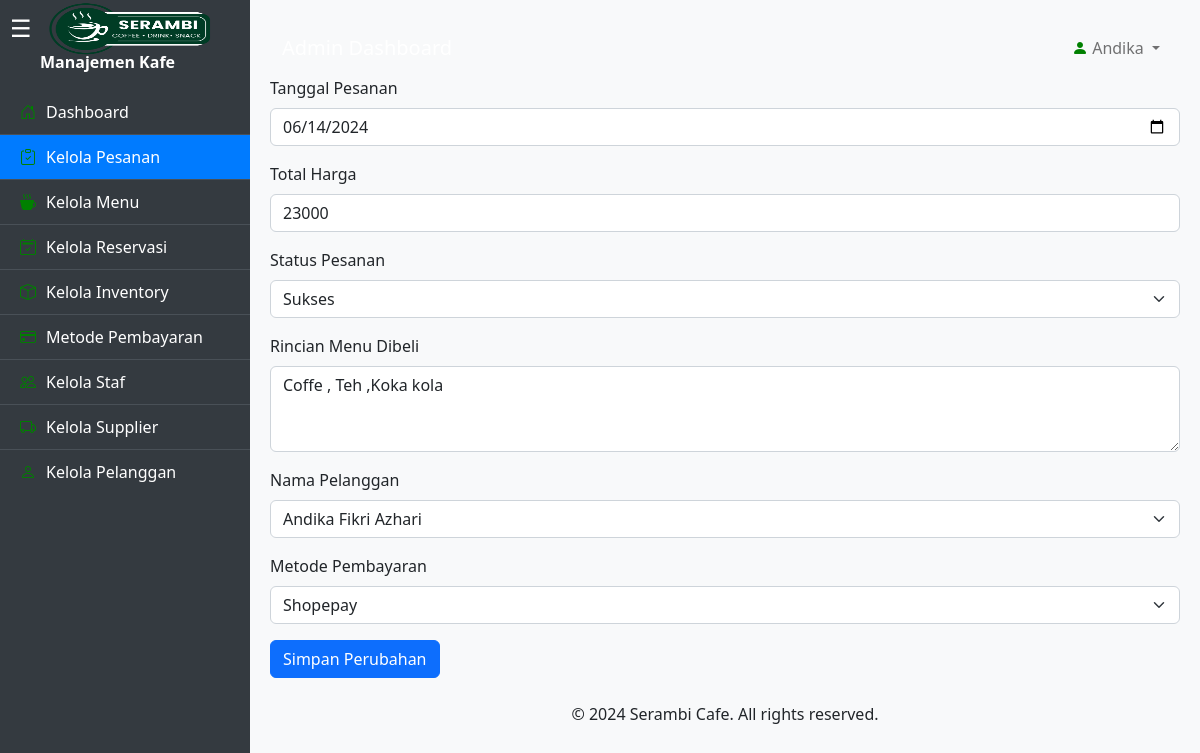
Page /manajemenkafe/editpesanan.php?id=3 (signed in) on the committed database.
### tables this page shows
CREATE TABLE `orders` (
  `order_id` int(11) NOT NULL,
  `tanggal_pesanan` date DEFAULT NULL,
  `total_harga` decimal(10,0) DEFAULT NULL,
  `status_pesanan` varchar(50) DEFAULT NULL,
  `menudibeli` varchar(1255) DEFAULT NULL,
  `customer_id` int(11) DEFAULT NULL,
  `id_metode` int(11) DEFAULT NULL
);

### manajemenkafe/editpesanan.php (the view, shortened to what this page needs)
<?php
include 'session.php';
if (isset($_GET['id'])) {
    $order_id = $_GET['id'];
    $query = "SELECT orders.*, customers.nama_pelanggan, metodepembayaran.nama_metode
    FROM orders
    JOIN customers ON orders.customer_id = customers.customer_id
    JOIN metodepembayaran ON orders.id_metode = metodepembayaran.id_metode
    WHERE orders.order_id = $order_id";
    $result = mysqli_query($conn, $query);
    $row = mysqli_fetch_assoc($result);
} else {
    echo "<script>alert('No menu ID specified.'); window.location.href = 'kelolamenu.php';</script>";
    exit();
}
?>
<!DOCTYPE html>
<html lang="en">
<head>
    <link href="https://cdn.jsdelivr.net/npm/bootstrap@5.2.3/dist/css/bootstrap.min.css" rel="stylesheet">
    <link rel="stylesheet" href="https://cdn.jsdelivr.net/npm/bootstrap-icons@1.11.3/font/bootstrap-icons.min.css">
</head>
<body>
    <div class="sidebar" id="sidebar" style="animation: slideIn 0.5s forwards;">
        <span class="hamburger" id="sidebarToggle">&#9776;</span>
        <img src="img/khazanah.png" style="width:200px;height:140px; position:absolute; margin-top:-95px; margin-left:30px;">
        <p style="color:white ;position:relative;font-weight:bold; margin-left:40px; ">Manajemen Kafe</p>
        <ul>
            <li>
                <a href="dashboard.php">
                    <i class="bi bi-house-door icon" style="color: green;"></i>Dashboard
                </a>
            </li>
            <li class="active">
                <a href="kelolapesanan.php">
                    <i class="bi bi-clipboard-check icon" style="color: green;"></i>Kelola Pesanan
                </a>
            </li>
            <li >
                <a href="kelolamenu.php">
                    <i class="bi bi-cup-hot-fill icon" style="color: green;"></i>Kelola Menu
                </a>
            </li>
            <li>
                <a href="kelolareservasi.php">
                    <i class="bi bi-calendar2-check icon" style="color: green;"></i>Kelola Reservasi
                </a>
            </li>
            <li>
                <a href="kelolainventory.php">
                    <i class="bi bi-box icon" style="color: green;"></i>Kelola Inventory
                </a>
            </li>
            <li>
                <a href="kelolametodepembayaran.php">
                    <i class="bi bi-credit-card icon" style="color: green;"></i>Metode Pembayaran
                </a>
            </li>
            <li>
                <a href="kelolastaf.php">
                    <i class="bi bi-people icon" style="color: green;"></i>Kelola Staf
                </a>
            </li>
            <li>
                <a href="kelolasuplier.php">
                    <i class="bi bi-truck icon" style="color: green;"></i>Kelola Supplier
                </a>
            </li>
            <li>
                <a href="kelolapelanggan.php">
                    <i class="bi bi-person icon" style="color: green;"></i>Kelola Pelanggan
                </a>
            </li>
        </ul>
    </div>
    <div class="content" id="content">
        <nav class="navbar navbar-expand-lg navbar-light bg-light">
            <div class="container-fluid">
                <a class="navbar-brand" href="#">Admin Dashboard</a>
                <div class="collapse navbar-collapse" id="navbarSupportedContent">
                    <ul class="navbar-nav ms-auto mb-2 mb-lg-0">
                        <li class="nav-item dropdown">
                            <a class="nav-link dropdown-toggle" href="#" id="navbarDropdown" role="button" data-bs-toggle="dropdown" aria-expanded="false">
                                <i class="bi bi-person-fill icon" style="color: green;"></i>
                                <?php echo $_SESSION['first_name']; ?>
                            </a>
                        </li>
                    </ul>
                </div>
            </div>
        </nav>
        <main>
        <form action="proseseditpesanan.php?id=<?php echo $order_id; ?>" method="POST" enctype="multipart/form-data">
    <div class="mb-3">
        <label for="tanggal_pesanan" class="form-label">Tanggal Pesanan</label>
        <input type="date" class="form-control" id="tanggal_pesanan" name="tanggal_pesanan" value="<?php echo $row['tanggal_pesanan']; ?>" required>
    </div>
    <div class="mb-3">
        <label for="total_harga" class="form-label">Total Harga</label>
        <input type="number" class="form-control" id="total_harga" name="total_harga" value="<?php echo $row['total_harga']; ?>" required>
    </div>
    <div class="mb-3">
        <label for="status_pesanan" class="form-label">Status Pesanan</label>
        <select class="form-select" id="status_pesanan" name="status_pesanan" required>
            <option value="Sukses" <?php if ($row['status_pesanan'] == 'Sukses') echo 'selected'; ?>>Sukses</option>
        </select>
    </div>
    <div class="mb-3">
        <label for="rincian_menu_dibeli" class="form-label">Rincian Menu Dibeli</label>
        <textarea class="form-control" id="rincian_menu_dibeli" name="rincian_menu_dibeli" rows="3" required><?php echo $row['menudibeli']; ?></textarea>
    </div>
    <div class="mb-3">
    <label for="nama_pelanggan" class="form-label">Nama Pelanggan</label>
    <select class="form-select" id="nama_pelanggan" name="nama_pelanggan" required>
        <?php
        $query = "SELECT nama_pelanggan FROM customers";
        $result = mysqli_query($conn, $query);
        if ($result) {
            while ($row_pelanggan = mysqli_fetch_assoc($result)) {
                $selected = ($row_pelanggan['nama_pelanggan'] == $row['nama_pelanggan']) ? 'selected' : '';
                echo "<option value='" . $row_pelanggan['nama_pelanggan'] . "' $selected>" . $row_pelanggan['nama_pelanggan'] . "</option>";
            }
        } else {
            echo "<option value=''>Error: Tidak dapat mengambil data pelanggan</option>";
        }
        ?>
    </select>
</div>
<div class="mb-3">
    <label for="metode_pembayaran" class="form-label">Metode Pembayaran</label>
    <select class="form-select" id="metode_pembayaran" name="metode_pembayaran" required>
        <?php
        $query_metode = "SELECT nama_metode FROM metodepembayaran";
        $result_metode = mysqli_query($conn, $query_metode);
        if ($result_metode) {
            while ($row_metode = mysqli_fetch_assoc($result_metode)) {
                $selected_metode = ($row_metode['nama_metode'] == $row['nama_metode']) ? 'selected' : '';
                echo "<option value='" . $row_metode['nama_metode'] . "' $selected_metode>" . $row_metode['nama_metode'] . "</option>";
            }
        } else {
            echo "<option value=''>Error: Tidak dapat mengambil data metode pembayaran</option>";
        }
        ?>
    </select>
</div>
    <input type="submit" class="btn btn-primary" value="Simpan Perubahan"></input>
</form>
</main>
        <footer class="text-center mt-4">
            <p>&copy; 2024 Serambi Cafe. All rights reserved.</p>
        </footer>
    </div>
</body>
</html>

### manajemenkafe/editpesanan.php (style rules this page uses)
body { background-color: #f8f9fa; color: #212529; }
.sidebar { position: fixed; top: 0; left: 0; height: 100%; width: 250px; background-color: #343a40; color: white; padding-top: 50px; transition: all 0.3s ease; z-index: 1; overflow-x: hidden; }
.sidebar ul { list-style-type: none; padding-left: 0; }
.sidebar li { padding: 10px 20px; cursor: pointer; transition: background-color 0.3s; border-bottom: 1px solid #495057; }
.sidebar li:last-child { border-bottom: none; }
.sidebar li.active { background-color: #007bff; }
.sidebar li a { color: white; text-decoration: none; display: flex; align-items: center; }
.sidebar .icon { margin-right: 10px; }
.content { margin-left: 250px; padding: 20px; transition: margin-left 0.3s ease; }
.navbar-brand { color: white; }
.hamburger { font-size: 24px; cursor: pointer; color: white; margin-left: auto; position: absolute; left: 10px; top: 10px; z-index: 2; }

### rows in the picture
orders: tanggal_pesanan "06/14/2024", total_harga "23000", status_pesanan "Sukses", rincian_menu_dibeli "Coffe , Teh ,Koka kola"

### other values in the picture
$_SESSION['first_name'] "Andika"
form field nama_pelanggan "Andika Fikri Azhari"
form field metode_pembayaran "Shopepay"
